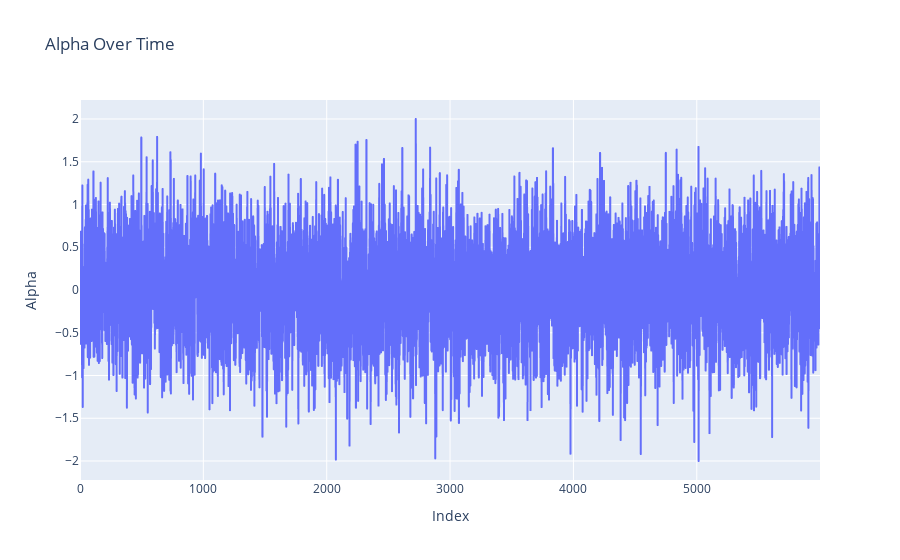

Notebook code cell kept with this figure:
### Code cell
# Plot for alpha values
fig = px.line(df, x='serial_num', y='alpha', title='Alpha Over Time', labels={'serial_num': 'Index', 'alpha': 'Alpha'})

fig.show()

### Figure 1 — Plotly figure (JSON) as saved in the notebook; plotly's stock layout.template omitted (floating-point values rounded to 4 significant figures; data arrays with more than 128 entries replaced by an {"elided": "..."} marker saying what was removed)
{"data": [{"hovertemplate": "Index=%{x}<br>Alpha=%{y}<extra></extra>", "legendgroup": "", "line": {"color": "#636efa", "dash": "solid"}, "marker": {"symbol": "circle"}, "mode": "lines", "name": "", "showlegend": false, "type": "scattergl", "x": {"elided": "6000 int values"}, "xaxis": "x", "y": {"elided": "6000 float values"}, "yaxis": "y"}], "layout": {"legend": {"tracegroupgap": 0}, "title": {"text": "Alpha Over Time"}, "xaxis": {"anchor": "y", "domain": [0, 1], "title": {"text": "Index"}}, "yaxis": {"anchor": "x", "domain": [0, 1], "title": {"text": "Alpha"}}}}
